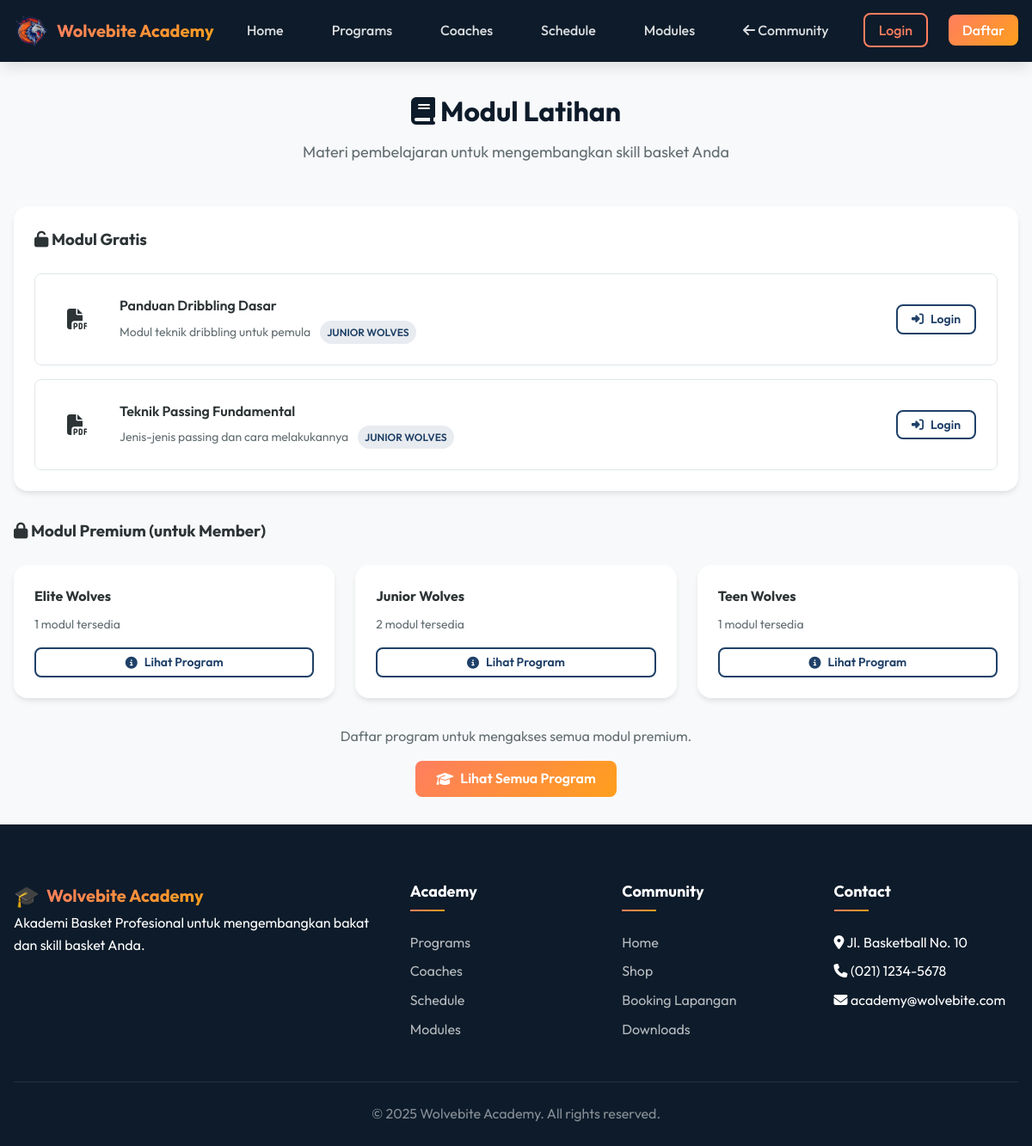
Screenshot of /academy/modules.php with the database file from the repository.
### tables this page shows
CREATE TABLE IF NOT EXISTS academy_modules (
    id INT AUTO_INCREMENT PRIMARY KEY,
    program_id INT,
    title VARCHAR(200) NOT NULL,
    description TEXT,
    filename VARCHAR(255) NOT NULL,
    original_name VARCHAR(255) NOT NULL,
    file_type VARCHAR(50),
    file_size INT DEFAULT 0,
    module_order INT DEFAULT 0,
    is_public BOOLEAN DEFAULT FALSE,
    uploaded_by INT,
    created_at TIMESTAMP DEFAULT CURRENT_TIMESTAMP,
    FOREIGN KEY (program_id) REFERENCES academy_programs(id) ON DELETE CASCADE,
    FOREIGN KEY (uploaded_by) REFERENCES users(id) ON DELETE SET NULL
);

CREATE TABLE IF NOT EXISTS academy_programs (
    id INT AUTO_INCREMENT PRIMARY KEY,
    name VARCHAR(100) NOT NULL,
    slug VARCHAR(100) UNIQUE,
    description TEXT,
    level ENUM('beginner', 'intermediate', 'advanced', 'elite') DEFAULT 'beginner',
    age_min INT DEFAULT 0,
    age_max INT DEFAULT 99,
    duration_weeks INT DEFAULT 12,
    sessions_per_week INT DEFAULT 2,
    price DECIMAL(12,2) NOT NULL DEFAULT 0,
    max_participants INT DEFAULT 20,
    coach_id INT,
    image VARCHAR(255),
    status ENUM('active', 'inactive', 'full') DEFAULT 'active',
    created_at TIMESTAMP DEFAULT CURRENT_TIMESTAMP,
    updated_at TIMESTAMP DEFAULT CURRENT_TIMESTAMP ON UPDATE CURRENT_TIMESTAMP,
    FOREIGN KEY (coach_id) REFERENCES academy_coaches(id) ON DELETE SET NULL
);

### includes/functions.php (called while the page is built, shortened)
<?php
function isLoggedIn()
{
    return isset($_SESSION['user_id']);
}
function sanitize($input)
{
    return htmlspecialchars(trim($input), ENT_QUOTES, 'UTF-8');
}
?>

### academy/modules.php (the view, shortened to what this page needs)
<?php
require_once 'includes/header.php';
$programs = mysqli_query($conn, "SELECT p.*,
                                  (SELECT COUNT(*) FROM academy_modules m WHERE m.program_id = p.id) as module_count
                                  FROM academy_programs p
                                  WHERE p.status = 'active'
                                  ORDER BY p.name");
$publicModules = mysqli_query($conn, "SELECT m.*, p.name as program_name
                                      FROM academy_modules m
                                      LEFT JOIN academy_programs p ON m.program_id = p.id
                                      WHERE m.is_public = TRUE
                                      ORDER BY m.created_at DESC");
?>
<div class="container">
    <div class="section-header">
        <h1 class="section-title"><i class="fas fa-book"></i> Modul Latihan</h1>
        <p class="section-subtitle">Materi pembelajaran untuk mengembangkan skill basket Anda</p>
    </div>
    <div class="card" style="margin-bottom: var(--space-xl);">
        <div class="card-body">
            <h3 style="margin-bottom: var(--space-lg);">
                <i class="fas fa-unlock"></i> Modul Gratis
            </h3>
            <?php if (mysqli_num_rows($publicModules) > 0): ?>
                <div class="module-list">
                    <?php while ($module = mysqli_fetch_assoc($publicModules)): ?>
                        <div class="module-item">
                            <div class="module-icon">
                                <i class="fas fa-file-pdf"></i>
                            </div>
                            <div class="module-info">
                                <div class="module-title"><?php echo sanitize($module['title']); ?></div>
                                <div class="module-desc">
                                    <?php echo sanitize($module['description']); ?>
                                    <?php if ($module['program_name']): ?>
                                        <span class="badge badge-primary" style="margin-left: var(--space-sm);">
                                            <?php echo sanitize($module['program_name']); ?>
                                        </span>
                                    <?php endif; ?>
                                </div>
                            </div>
                            <?php if (isLoggedIn()): ?>
                                <a href="modules.php?download=<?php echo $module['id']; ?>" class="btn btn-sm btn-primary">
                                    <i class="fas fa-download"></i> Download
                                </a>
                            <?php else: ?>
                                <a href="<?php echo SITE_URL; ?>/login.php" class="btn btn-sm btn-outline">
                                    <i class="fas fa-sign-in-alt"></i> Login
                                </a>
                            <?php endif; ?>
                        </div>
                    <?php endwhile; ?>
                </div>
            <?php else: ?>
                <p class="text-muted">Belum ada modul gratis.</p>
            <?php endif; ?>
        </div>
    </div>
    <h3 style="margin-bottom: var(--space-lg);">
        <i class="fas fa-lock"></i> Modul Premium (untuk Member)
    </h3>
    <div style="display: grid; grid-template-columns: repeat(auto-fill, minmax(300px, 1fr)); gap: var(--space-lg);">
        <?php while ($program = mysqli_fetch_assoc($programs)): ?>
            <?php if ($program['module_count'] > 0): ?>
                <div class="card">
                    <div class="card-body">
                        <h4 style="margin-bottom: var(--space-sm);"><?php echo sanitize($program['name']); ?></h4>
                        <p style="color: var(--text-light); font-size: var(--font-size-sm); margin-bottom: var(--space-md);">
                            <?php echo $program['module_count']; ?> modul tersedia
                        </p>
                        <?php if (isLoggedIn() && isEnrolled($_SESSION['user_id'], $program['id'])): ?>
                            <a href="program-detail.php?slug=<?php echo $program['slug']; ?>#modules"
                                class="btn btn-primary btn-sm btn-block">
                                <i class="fas fa-eye"></i> Akses Modul
                            </a>
                        <?php else: ?>
                            <a href="program-detail.php?slug=<?php echo $program['slug']; ?>"
                                class="btn btn-outline btn-sm btn-block">
                                <i class="fas fa-info-circle"></i> Lihat Program
                            </a>
                        <?php endif; ?>
                    </div>
                </div>
            <?php endif; ?>
        <?php endwhile; ?>
    </div>
    <div style="margin-top: var(--space-xl); text-align: center;">
        <p style="color: var(--text-light); margin-bottom: var(--space-md);">
            Daftar program untuk mengakses semua modul premium.
        </p>
        <a href="programs.php" class="btn btn-primary">
            <i class="fas fa-graduation-cap"></i> Lihat Semua Program
        </a>
    </div>
</div>
<?php require_once 'includes/footer.php'; ?>

### assets/css/style.css (style rules this page uses)
:root { --primary-dark: #0d1b2a; --primary: #1f4068; --primary-light: #2a5298; --accent-color: #ff7e5f; --accent-alt: #ff9f1c; --accent-gradient: linear-gradient(135deg, #ff7e5f, #ff9f1c); --bg-color: #f8f9fa; --bg-dark: #0d1b2a; --card-bg: #ffffff; --text-color: #2d3436; --text-light: #636e72; --text-muted: #b2bec3; --border-color: #dfe6e9; --success: #00b894; --warning: #fdcb6e; --danger: #ff7675; --info: #74b9ff; --font-family: 'Outfit', sans-serif; --font-size-xs: 0.75rem; --font-size-sm: 0.875rem; --font-size-base: 1rem; --font-size-lg: 1.125rem; --font-size-xl: 1.25rem; --font-size-2xl: 1.5rem; --font-size-3xl: 2rem; --font-size-4xl: 2.5rem; --font-size-5xl: 3rem; --space-xs: 0.25rem; --space-sm: 0.5rem; --space-md: 1rem; --space-lg: 1.5rem; --space-xl: 2rem; --space-2xl: 3rem; --space-3xl: 4rem; --radius-sm: 0.375rem; --radius-md: 0.5rem; --radius-lg: 0.75rem; --radius-xl: 1rem; --radius-2xl: 1.5rem; --radius-full: 9999px; --shadow-sm: 0 1px 2px rgba(0, 0, 0, 0.05); --shadow-md: 0 4px 6px -1px rgba(0, 0, 0, 0.1); --shadow-lg: 0 10px 15px -3px rgba(0, 0, 0, 0.1); --shadow-xl: 0 20px 25px -5px rgba(0, 0, 0, 0.1); --shadow-glow: 0 0 30px rgba(255, 126, 95, 0.3); --transition-fast: 0.15s ease; --transition-base: 0.3s ease; --transition-slow: 0.5s ease; --container-max: 1200px; --container-padding: 1rem; }
*, *::before, *::after { margin: 0; padding: 0; box-sizing: border-box; }
html { scroll-behavior: smooth; }
body { font-family: var(--font-family); font-size: var(--font-size-base); line-height: 1.6; color: var(--text-color); background-color: var(--bg-color); min-height: 100vh; display: flex; flex-direction: column; }
a { text-decoration: none; color: inherit; transition: color var(--transition-fast); }
.container { max-width: var(--container-max); margin: 0 auto; padding: 0 var(--container-padding); }
.section-header { text-align: center; margin-bottom: var(--space-2xl); }
.section-title { font-size: var(--font-size-3xl); font-weight: 700; color: var(--primary-dark); margin-bottom: var(--space-sm); }
.section-subtitle { font-size: var(--font-size-lg); color: var(--text-light); }
.btn { display: inline-flex; align-items: center; justify-content: center; gap: var(--space-sm); padding: var(--space-sm) var(--space-lg); font-weight: 600; border-radius: var(--radius-md); transition: all var(--transition-fast); cursor: pointer; border: none; }
.btn-primary { background: var(--accent-gradient); color: #fff; }
.btn-outline { border: 2px solid var(--primary); color: var(--primary); background: transparent; }
.btn-sm { padding: var(--space-xs) var(--space-md); font-size: var(--font-size-sm); }
.btn-block { width: 100%; }
.card { background: var(--card-bg); border-radius: var(--radius-xl); box-shadow: var(--shadow-md); overflow: hidden; transition: all var(--transition-base); }
.card-body { padding: var(--space-lg); }
.badge { display: inline-flex; align-items: center; padding: var(--space-xs) var(--space-sm); font-size: var(--font-size-xs); font-weight: 600; border-radius: var(--radius-full); text-transform: uppercase; }
.badge-primary { background: rgba(31, 64, 104, 0.1); color: var(--primary); }

### academy/assets/css/academy.css (style rules this page uses)
.module-list { display: flex; flex-direction: column; gap: var(--space-md); }
.module-item { display: flex; align-items: center; gap: var(--space-lg); padding: var(--space-lg); background: var(--card-bg); border-radius: var(--radius-md); border: 1px solid var(--border-color); transition: border-color 0.3s ease; }
.module-icon { width: 50px; height: 50px; background: linear-gradient(135deg, var(--primary-color), var(--accent-color)); border-radius: var(--radius-md); display: flex; align-items: center; justify-content: center; font-size: 1.5rem; flex-shrink: 0; }
.module-info { flex: 1; }
.module-title { font-weight: 600; margin-bottom: var(--space-xs); }
.module-desc { font-size: var(--font-size-sm); color: var(--text-light); }

### rows the page displays
academy_modules: title "Panduan Dribbling Dasar", description "Modul teknik dribbling untuk pemula", program.name "JUNIOR WOLVES"
academy_modules: title "Teknik Passing Fundamental", description "Jenis-jenis passing dan cara melakukannya", program.name "JUNIOR WOLVES"
academy_programs: name "Elite Wolves", module_count "1"
academy_programs: name "Junior Wolves", module_count "2"
academy_programs: name "Teen Wolves", module_count "1"
